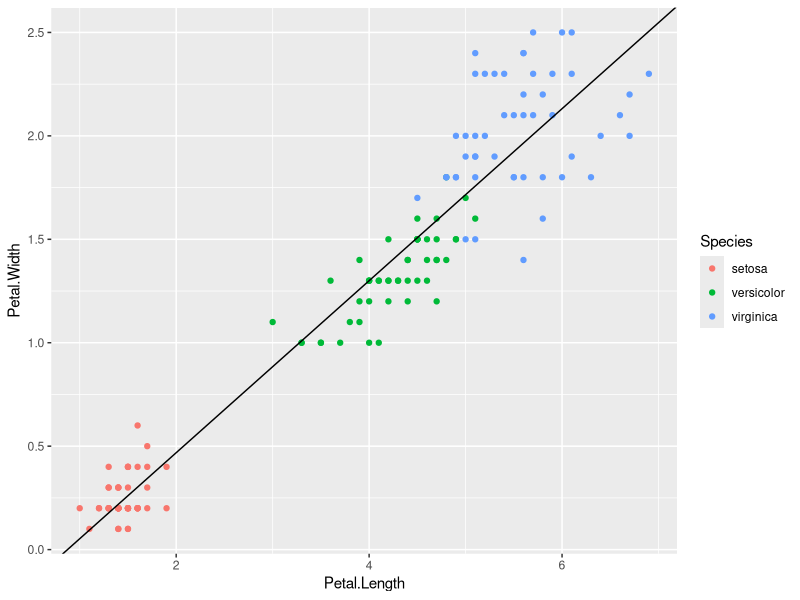
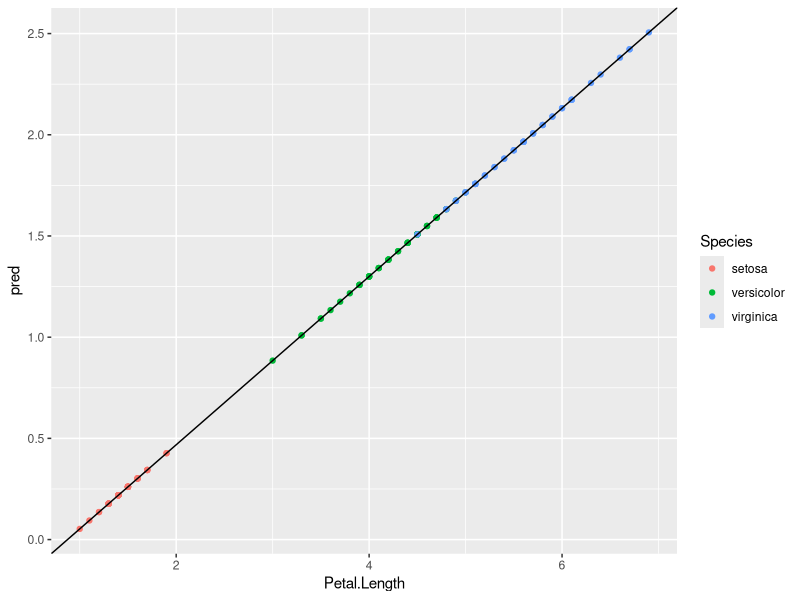

Write R code to recreate these figures, in order.
# Regresion Lineal
library(data.table)
library(ggplot2)

irisDT <- as.data.table(iris)

# Set seed
set.seed(123)

# prededcir Petal.Width usando Petal.Length 
lm.modelo <-  lm(Petal.Width ~ Petal.Length, data = irisDT)

# Summary
summary(lm.modelo)

# Coeficiente de correlacion
coef.cor <-  cor(irisDT$Petal.Width, irisDT$Petal.Length)
coef.cor^2

# Coeficientes
lm.modelo$coefficients

ggplot( data = irisDT,
        aes(x = Petal.Length, y = Petal.Width, colour = Species)) +
  geom_point() +
  geom_abline(intercept = lm.modelo$coefficients[1], slope = lm.modelo$coefficients[2])
# intercept lo sacamos de los coeficientes y slope igual en matematicas intercepcion y pendiente

# Predicciones
predicciones <- predict(lm.modelo)

# Asignar las predicciones a irisDT
irisDT[,pred := predicciones]

ggplot( data = irisDT,
        aes(x = Petal.Length, y = pred, colour = Species)) +
  geom_point() +
  geom_abline(intercept = lm.modelo$coefficients[1], slope = lm.modelo$coefficients[2])

# Calculando RMSE error
rmse <-  sqrt(mean((irisDT$Petal.Width - irisDT$pred)^2))
rmse

mae <- mean(abs(irisDT$Petal.Width - irisDT$pred))
mae
